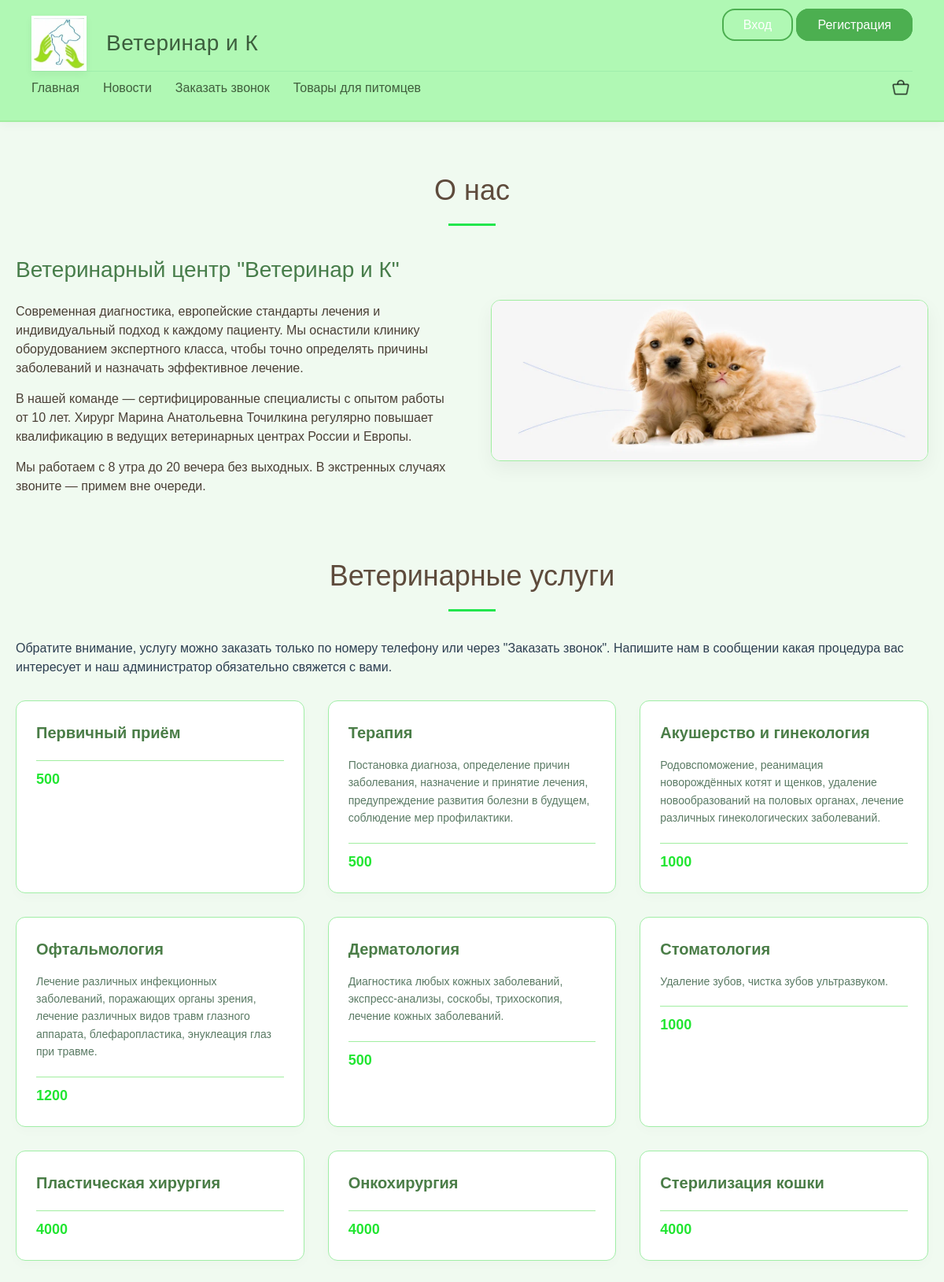
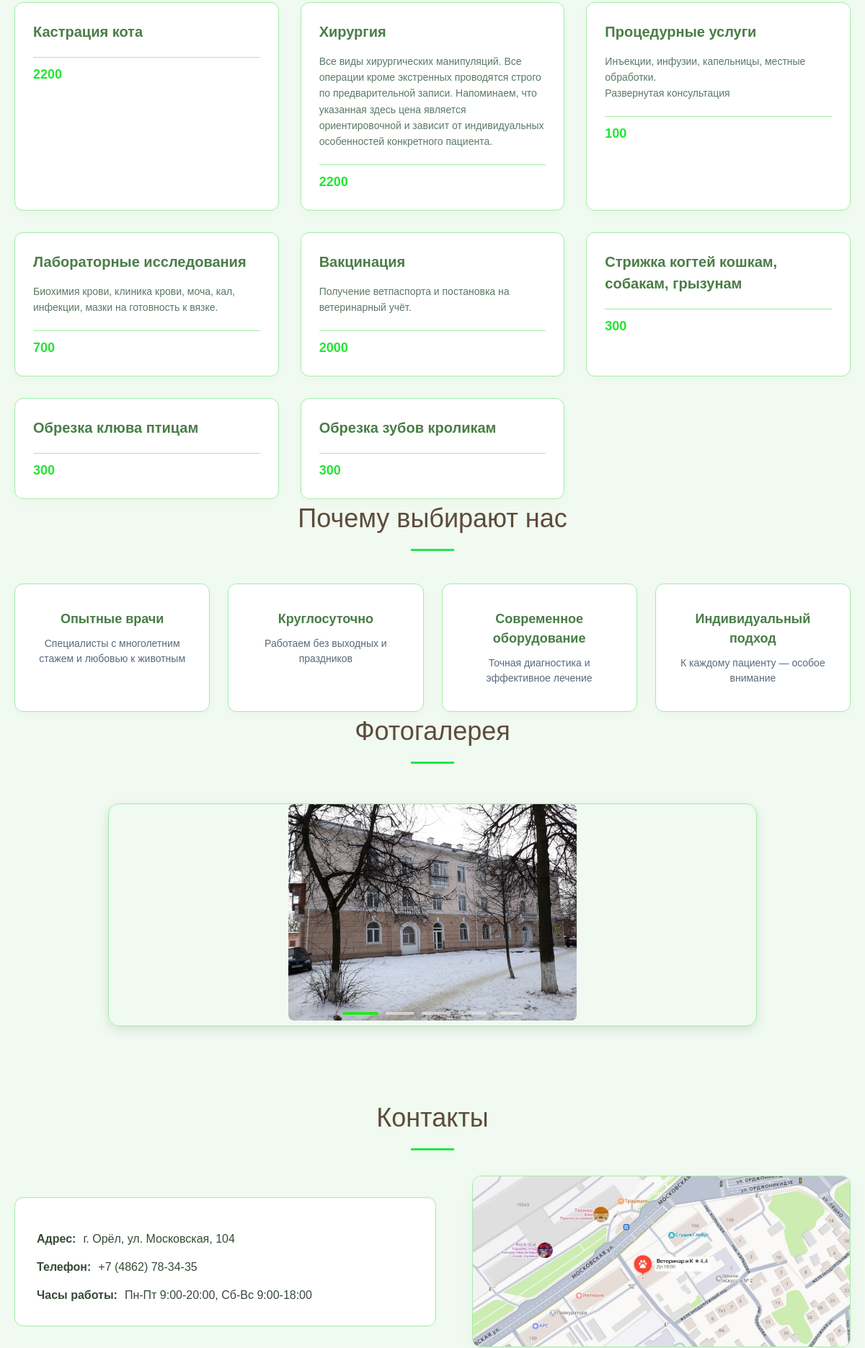
The page / (upper part) on the database its author committed (2 pictures, top to bottom).
### tables this page shows
CREATE TABLE `index` (
  `id` int UNSIGNED NOT NULL,
  `name` varchar(100) NOT NULL,
  `content` text,
  `image` varchar(255) DEFAULT NULL,
  `sort_order` int NOT NULL
);

CREATE TABLE `service` (
  `id` int NOT NULL,
  `name` varchar(100) NOT NULL,
  `content` varchar(1000) NOT NULL,
  `price` int NOT NULL
);

### index.php (the view, shortened to what this page needs)
<?php
include 'functions.php';
include 'top/header.php';
?>
<?php
$query = "SELECT * FROM `index` WHERE name = 'about'";
$result = mysqli_query($db, $query);
if ($row = mysqli_fetch_assoc($result)) {
    echo '<section id="about" class="section">';
    echo '<div class="container">';
    echo '<h2 class="section-title">' . ($row['name'] == 'about' ? 'О нас' : '') . '</h2>';
    echo '<div class="about-content">';
    echo '<div class="about-text">' . $row['content'] . '</div>';
    if ($row['image']) {
        echo '<div class="about-image-container">';
        echo '<img src="images/' . $row['image'] . '" alt="О клинике" class="about-image">';
        echo '</div>';
    }
    echo '</div>';
    echo '</div>';
    echo '</section>';
}
?>
    <div class="container">
        <h2 class="section-title">Ветеринарные услуги</h2>
        <p>Обратите внимание, услугу можно заказать только по номеру телефону или через "Заказать звонок".
            Напишите нам в сообщении какая процедура вас интересует и наш администратор обязательно свяжется с вами.</p>
        <div class="services-grid">
            <?php
            $query = "SELECT * FROM `service`";
            $result = mysqli_query($db, $query);
            while ($row = mysqli_fetch_assoc($result)) {
                echo '<div id="services" class="service-card">';
                echo '<h3>' . htmlspecialchars($row['name']) . '</h3>';
                echo '<p>' . nl2br(htmlspecialchars($row['content'])) . '</p>';
                echo '<strong>' . htmlspecialchars($row['price']) . '</strong>';
                echo '</div>';
            }
            ?>
        </div>
    </div>
<div class="container">
        <h2 class="section-title">Почему выбирают нас</h2>
        <div class="advantages-grid">
            <div class="advantage-card">
                <h3>Опытные врачи</h3>
                <p>Специалисты с многолетним стажем и любовью к животным</p>
            </div>
            <div class="advantage-card">
                <h3>Круглосуточно</h3>
                <p>Работаем без выходных и праздников</p>
            </div>
            <div class="advantage-card">
                <h3>Современное оборудование</h3>
                <p>Точная диагностика и эффективное лечение</p>
            </div>
            <div class="advantage-card">
                <h3>Индивидуальный подход</h3>
                <p>К каждому пациенту — особое внимание</p>
            </div>
        </div>
</div>
<div class="container">
    <h2 class="section-title">Фотогалерея</h2>
    <div class="css-slider">
        <div class="slider-images">
            <?php
            $query = "SELECT * FROM `index` WHERE name = 'gallery'";
            $result = mysqli_query($db, $query);
            while ($row = mysqli_fetch_assoc($result)) {
                echo '<div class="slide">';
                echo '<img src="images/' . $row['image'] . '" alt="' . $row['content'] . '">';
                echo '</div>';
            }
            ?>
        </div>
        <div class="slider-nav">
            <?php
            $query = "SELECT * FROM `index` WHERE name = 'gallery'";
            $result = mysqli_query($db, $query);
            $slide_num = 1;
            while ($row = mysqli_fetch_assoc($result)) {
                echo '<label for="slide-' . $slide_num . '" class="nav-btn"></label>';
                $slide_num++;
            }
            ?>
        </div>
    </div>
</div>
<?php
$query = "SELECT * FROM `index` WHERE name = 'contacts'";
$result = mysqli_query($db, $query);
if ($row = mysqli_fetch_assoc($result)) {
    echo '<section id="contacts" class="section contacts-section">';
    echo '<div class="container">';
    echo '<h2 class="section-title">Контакты</h2>';
    echo '<div class="contacts-content">';
    echo '<div class="contacts-info">' . $row['content'] . '</div>';
    if ($row['image']) {
        echo '<div class="contacts-map">';
        echo '<img src="images/' . $row['image'] . '" alt="Схема проезда" class="map-image">';
        echo '</div>';
    }
    echo '</div>';
    echo '</div>';
    echo '</section>';
}
include 'top/footer.php';
?>

### style.css (style rules this page uses)
* { margin: 0; padding: 0; box-sizing: border-box; }
body { font-family: sans-serif; background-color: #f0faf0; color: #2c3e50; line-height: 1.5; }
.container { max-width: 1200px; margin: 0 auto; padding: 0 20px; }
.section-title, .services-section h1, .advantages .section-title, #contacts .section-title { font-size: 36px; font-weight: 400; color: #5e4b3c; margin-bottom: 20px; text-align: center; position: relative; padding-bottom: 15px; }
.section-title:after, .services-section h1:after, .advantages .section-title:after, #contacts .section-title:after { content: ""; display: block; width: 60px; height: 3px; background-color: #22e64d; margin: 15px auto 0; }
.section, .services-section, .advantages, #gallery, #contacts { padding: 60px 0; }
.about-content { display: flex; gap: 50px; align-items: center; }
.about-text { flex: 1; font-size: 16px; color: #4a4036; }
.about-text h1 { font-size: 28px; font-weight: 500; margin-bottom: 20px; color: #477d4a; }
.about-text p { margin-bottom: 15px; }
.about-image-container { flex: 1; border-radius: 12px; overflow: hidden; box-shadow: 0 10px 25px rgba(0,0,0,0.05); border: 1px solid #a0eea1; }
.about-image { width: 100%; height: auto; display: block; }
.services-grid { display: grid; grid-template-columns: repeat(3, 1fr); gap: 30px; margin-top: 30px; }
.service-card { background: #fff; border: 1px solid #a0eea6; border-radius: 12px; padding: 25px; transition: 0.2s; box-shadow: 0 5px 15px rgba(0,0,0,0.02); }
.service-card h3 { font-size: 20px; color: #4a7d47; margin-bottom: 15px; font-weight: 600; }
.service-card p { font-size: 14px; color: #5a7a64; line-height: 1.6; margin-bottom: 20px; }
.service-card strong { display: inline-block; font-size: 18px; color: #22e632; font-weight: 600; padding-top: 10px; border-top: 1px solid #a1eea0; width: 100%; }
.advantages-grid { display: grid; grid-template-columns: repeat(4, 1fr); gap: 25px; margin-top: 30px; }
.advantage-card { background: white; padding: 35px 25px; border-radius: 12px; text-align: center; box-shadow: 0 5px 15px rgba(0,0,0,0.02); border: 1px solid #a0eea5; transition: 0.2s; }
.advantage-card h3 { font-size: 18px; font-weight: 600; margin-bottom: 10px; color: #487d47; }
.advantage-card p { font-size: 14px; color: #5a6a7a; line-height: 1.5; }
.css-slider { position: relative; max-width: 900px; margin: 40px auto; overflow: hidden; border-radius: 15px; box-shadow: 0 5px 15px rgba(0,0,0,0.1); border: 1px solid #a0eea2; }
.slider-images { display: flex; width: 100%; transition: transform 0.3s ease; }
.slide { min-width: 100%; position: relative; text-align: center; }
.slide img { width: auto; height: auto; max-width: 100%; max-height: 300px; display: inline-block; object-fit: contain; border-radius: 8px; }
.slider-nav { position: absolute; bottom: 15px; left: 50%; transform: translateX(-50%); display: flex; gap: 10px; z-index: 10; }
.nav-btn { width: 40px; height: 4px; background: rgba(255,255,255,0.5); border-radius: 2px; cursor: pointer; transition: 0.2s; }
#slide-1:checked ~ .slider-images { transform: translateX(0); }
#slide-1:checked ~ .slider-nav label[for="slide-1"], #slide-2:checked ~ .slider-nav label[for="slide-2"], #slide-3:checked ~ .slider-nav label[for="slide-3"], #slide-4:checked ~ .slider-nav label[for="slide-4"], #slide-5:checked ~ .slider-nav label[for="slide-5"] { background: #29e622; width: 50px; }
.contacts-content { display: flex; gap: 50px; align-items: center; }
.contacts-info { flex: 1; background: white; padding: 30px; border-radius: 12px; border: 1px solid #a0eea4; }
.contacts-info p { margin: 15px 0; font-size: 16px; color: #364a36; display: flex; align-items: center; gap: 10px; }
.contacts-info p:last-child { margin-bottom: 0; }
.contacts-map { flex: 1; border-radius: 12px; overflow: hidden; box-shadow: 0 10px 25px rgba(0,0,0,0.03); border: 1px solid #a0eea5; }
.map-image { width: 100%; height: auto; display: block; }

### rows shown on the page
index: content "Ветеринарный центр \"Ветеринар и К\" Современная диагностика, европейские стандарты лечения и индивидуальный подход к каждому пациенту. Мы оснастили клинику оборудованием экспертного класса, чтобы точно определять причины заболеваний и назначать эффективное лечение. В нашей команде — сертифицированные специалисты с опытом работы от 10 лет. Хирург Марина Анатольевна Точилкина регулярно повышает квалификацию в ведущих ветеринарных центрах России и Европы. Мы работаем с 8 утра до 20 вечера без выходных. В экстренных случаях звоните — примем вне очереди.", image (picture)
service: name "Первичный приём", price "500"
service: name "Терапия", content "Постановка диагноза, определение причин заболевания, назначение и принятие лечения, предупреждение развития болезни в будущем, соблюдение мер профилактики.", price "500"
service: name "Акушерство и гинекология", content "Родовспоможение, реанимация новорождённых котят и щенков, удаление новообразований на половых органах, лечение различных гинекологических заболеваний.", price "1000"
service: name "Офтальмология", content "Лечение различных инфекционных заболеваний, поражающих органы зрения, лечение различных видов травм глазного аппарата, блефаропластика, энуклеация глаз при травме.", price "1200"
service: name "Дерматология", content "Диагностика любых кожных заболеваний, экспресс-анализы, соскобы, трихоскопия, лечение кожных заболеваний.", price "500"
service: name "Стоматология", content "Удаление зубов, чистка зубов ультразвуком.", price "1000"
service: name "Пластическая хирургия", price "4000"
service: name "Онкохирургия", price "4000"
service: name "Стерилизация кошки", price "4000"
service: name "Кастрация кота", price "2200"
service: name "Хирургия", content "Все виды хирургических манипуляций. Все операции кроме экстренных проводятся строго по предварительной записи. Напоминаем, что указанная здесь цена является ориентировочной и зависит от индивидуальных особенностей конкретного пациента.", price "2200"
service: name "Процедурные услуги", content "Инъекции, инфузии, капельницы, местные обработки. Развернутая консультация", price "100"
service: name "Лабораторные исследования", content "Биохимия крови, клиника крови, моча, кал, инфекции, мазки на готовность к вязке.", price "700"
service: name "Вакцинация", content "Получение ветпаспорта и постановка на ветеринарный учёт.", price "2000"
service: name "Стрижка когтей кошкам, собакам, грызунам", price "300"
service: name "Обрезка клюва птицам", price "300"
service: name "Обрезка зубов кроликам", price "300"
index: image (picture)
index: content "Адрес: г. Орёл, ул. Московская, 104 Телефон: +7 (4862) 78-34-35 Часы работы: Пн-Пт 9:00-20:00, Сб-Вс 9:00-18:00", image (picture)
